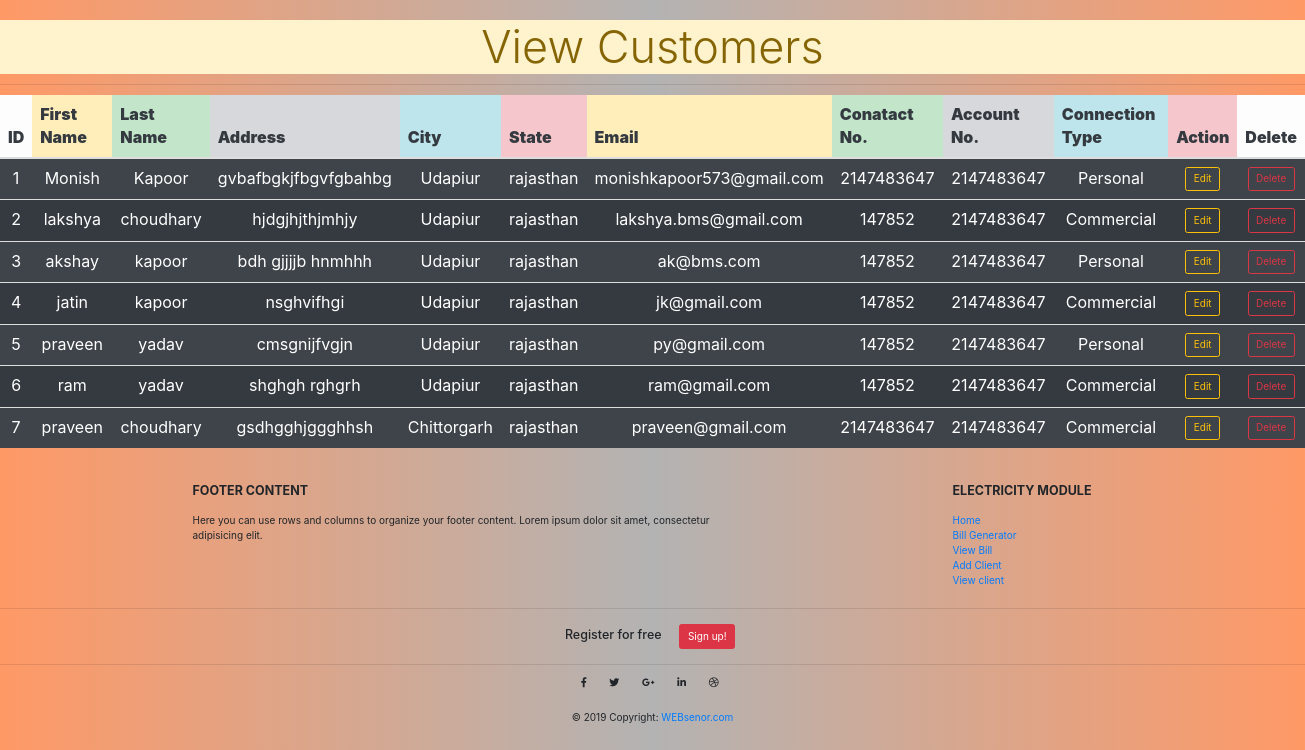
/view.php (signed in), run on the app's committed database.
### tables this page shows
CREATE TABLE `register` (
  `id` int(50) NOT NULL,
  `fname` varchar(30) NOT NULL,
  `lname` varchar(30) NOT NULL,
  `address` varchar(200) NOT NULL,
  `city` varchar(20) NOT NULL,
  `state` varchar(20) NOT NULL,
  `email` varchar(30) NOT NULL,
  `password` varchar(20) NOT NULL,
  `phone` int(200) NOT NULL,
  `account` int(200) NOT NULL,
  `connection` varchar(25) NOT NULL
);

### view.php (the view, shortened to what this page needs)
<?php
include 'db.php';
?>
<html>
<head>
<link href="//maxcdn.bootstrapcdn.com/bootstrap/3.3.0/css/bootstrap.min.css" rel="stylesheet" id="bootstrap-css">
<link rel="stylesheet" type="text/css" href="client.css">
</head>
<body>
<h2 class=" display-3 alert-warning" align="center">View Customers</h2><hr>
       <form action="" method="post" >
<table class="table table-dark table-striped" >
   <thead>
       <tr>
            <th class="table-light text-dark"><strong>ID</strong></th>
            <th class="table-warning text-dark"><strong >First Name</strong></th>
            <th class="table-success text-dark"><strong >Last Name</strong></th>
            <th class="table-secondary text-dark"><strong>Address</strong></th>
            <th class="table-info text-dark"><strong>City</strong></th>
            <th class="table-danger text-dark"><strong>State</strong></th>
            <th class="table-warning text-dark"><strong>Email</strong></th>
            <th class="table-success text-dark"><strong>Conatact No.</strong></th>
            <th class="table-secondary text-dark"><strong>Account No.</strong></th>
            <th class="table-info text-dark"><strong>Connection Type</strong></th>
            <th class="table-danger text-dark"><strong>Action</strong></th>
            <th class="table-light text-dark"><strong>Delete</strong></th>
       </tr>
     </thead>
<tbody>
<?php
$id=1;
$sel_query="SELECT * from register ORDER BY id asc;";
$result = mysqli_query($conn,$sel_query);
while($row = mysqli_fetch_assoc($result)) {?>
<tr>
        <td align="center"><?php echo $id; ?></td>
        <td align="center"><?php echo $row["fname"]; ?></td>
        <td align="center"><?php echo $row["lname"]; ?></td>
        <td align="center"><?php echo $row["address"]; ?></td>
        <td align="center"><?php echo $row["city"]; ?></td>
        <td align="center"><?php echo $row["state"]; ?></td>
        <td align="center"><?php echo $row["email"]; ?></td>
        <td align="center"><?php echo $row["phone"]; ?></td>
        <td align="center"><?php echo $row["account"]; ?></td>
        <td align="center"><?php echo $row["connection"]; ?></td>
        <td align="center"><a href="update.php?id=<?php echo $row["id"]; ?>" class="btn bnt-md btn-outline-warning" name="edit">Edit</a></td>
            <td align="center"> <span class='delete btn btn-md btn-outline-danger' id='del_<?php echo $row["id"]; ?>'>Delete</span></td>
</tr>
<?php $id++; } ?>
</tbody>
</table>
</form>
<?php
   include('footer.php');
 ?>
</body>
</html>

### client.css (style rules this page uses)
body { padding-top: 20px; padding-bottom: 20px; background:-webkit-linear-gradient(left,#ff9966,#b3b3b3,#ff9966); }

### footer.php (style rules this page uses)
body { background:-webkit-linear-gradient(left,#ff9966,#b3b3b3,#ff9966); }

### data on the page
register: fname "Monish", lname "Kapoor", address "gvbafbgkjfbgvfgbahbg", city "Udapiur", state "rajasthan", email "monishkapoor573@gmail.com", phone "2147483647", account "2147483647", connection "Personal"
register: fname "lakshya", lname "choudhary", address "hjdgjhjthjmhjy", city "Udapiur", state "rajasthan", email "lakshya.bms@gmail.com", phone "147852", account "2147483647", connection "Commercial"
register: fname "akshay", lname "kapoor", address "bdh gjjjjb hnmhhh", city "Udapiur", state "rajasthan", email "ak@bms.com", phone "147852", account "2147483647", connection "Personal"
register: fname "jatin", lname "kapoor", address "nsghvifhgi", city "Udapiur", state "rajasthan", email "jk@gmail.com", phone "147852", account "2147483647", connection "Commercial"
register: fname "praveen", lname "yadav", address "cmsgnijfvgjn", city "Udapiur", state "rajasthan", email "py@gmail.com", phone "147852", account "2147483647", connection "Personal"
register: fname "ram", lname "yadav", address "shghgh rghgrh", city "Udapiur", state "rajasthan", email "ram@gmail.com", phone "147852", account "2147483647", connection "Commercial"
register: fname "praveen", lname "choudhary", address "gsdhgghjggghhsh", city "Chittorgarh", state "rajasthan", email "praveen@gmail.com", phone "2147483647", account "2147483647", connection "Commercial"
